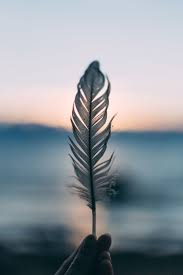
#> input picture day2/image.jpg, 183 x 275 px
$ python pratice.py
#> lines starting #> are read from the running program, lines starting #| are printed output that depends on the picture
import cv2
import matplotlib.pyplot as plt
img = cv2.imread("image.jpg")
#> img is the input picture: shape (275, 183, 3); mean B, G, R 155.9, 149, 141.2
print(img.shape)
#| (275, 183, 3)

(h,w)= img.shape[:2]
#> h = 275; w = 183


circle=cv2.circle (img,(50,50),50,(255,0,0),2)
RM=cv2.getRotationMatrix2D((w//2,h//2),90,1.0)
rotated=cv2.warpAffine(img,RM,(w,h))
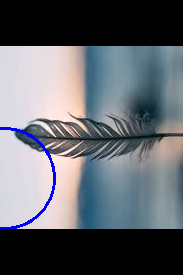
#> rotated: shape (275, 183, 3); mean B, G, R 108.9, 102.3, 98.2
plt.imshow(cv2.cvtColor(rotated,cv2.COLOR_BGR2RGB))
plt.show()

$ run again, with day2/noise.jpg copied over day2/image.jpg
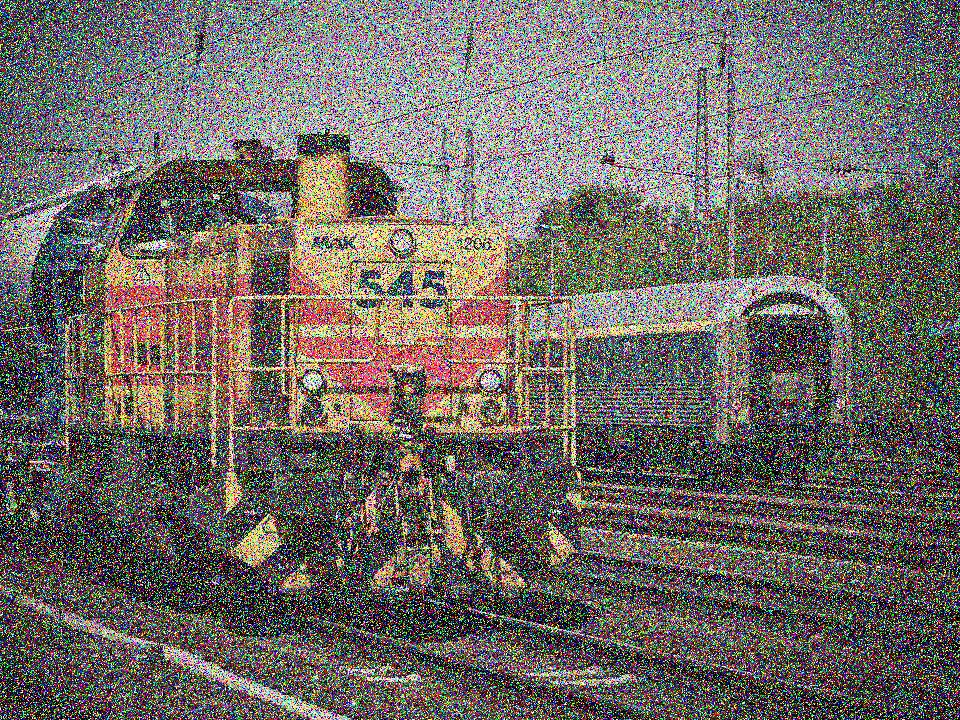
#> input picture day2/noise.jpg, 960 x 720 px
#> img is the input picture: shape (720, 960, 3); mean B, G, R 102, 106.2, 111.9
#| (720, 960, 3)
#> `rotated=cv2.warpAffine(img,RM,(w,h))`:
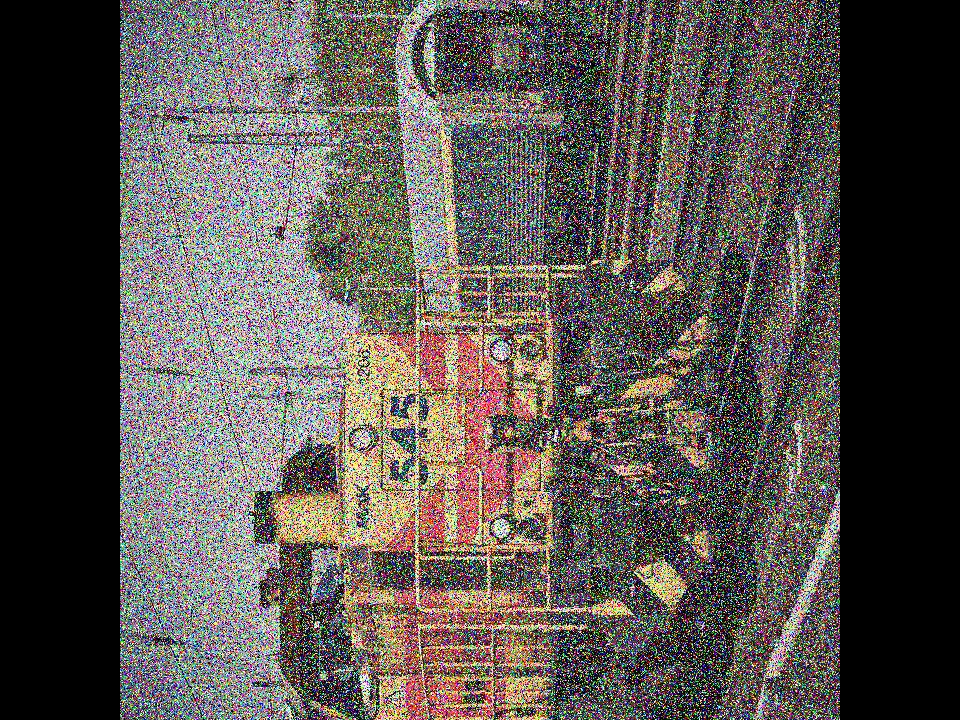
#> rotated: shape (720, 960, 3); mean B, G, R 79.9, 83.9, 89.4
